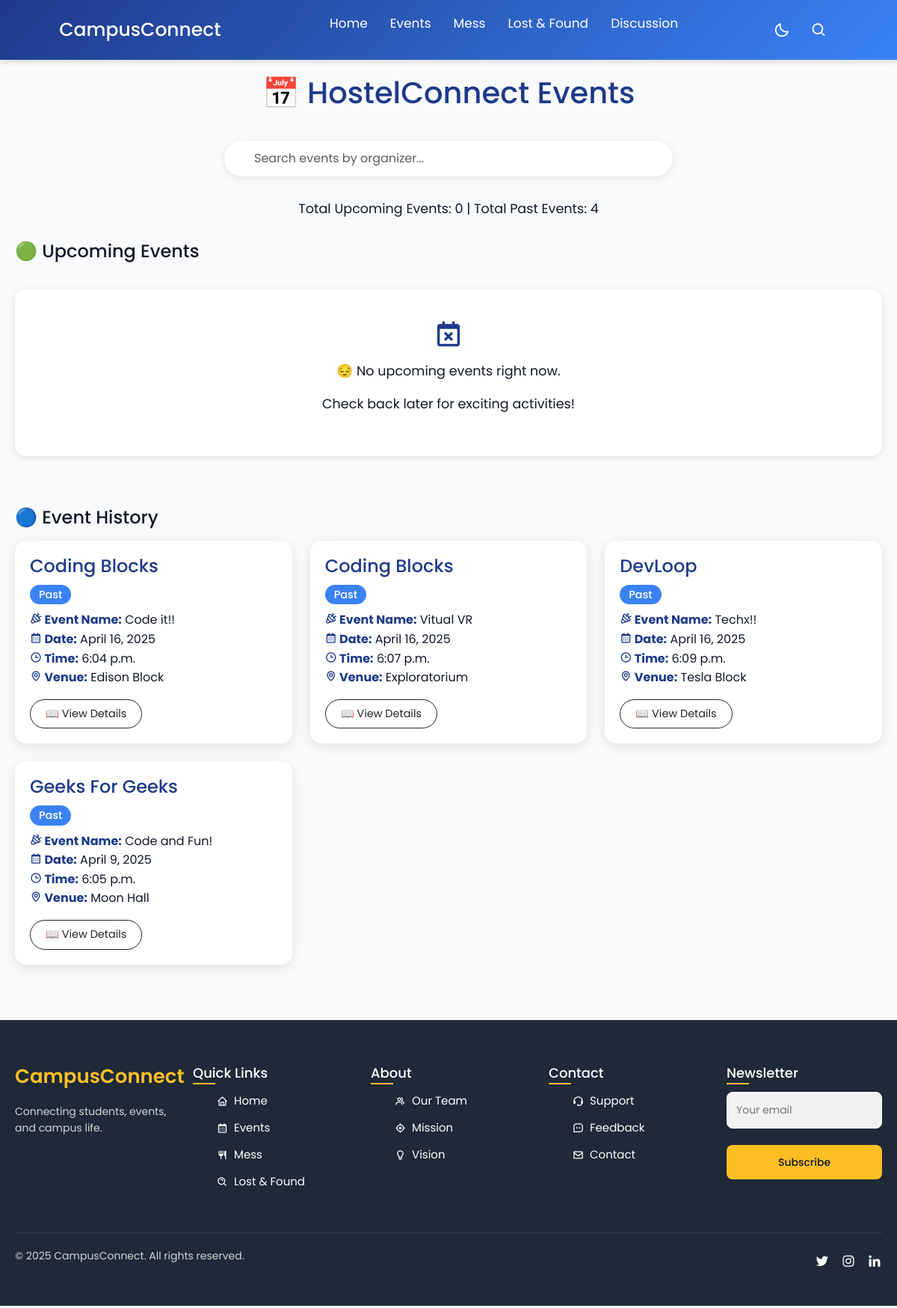
/app2/events/, run on an earlier commit of the app's database.
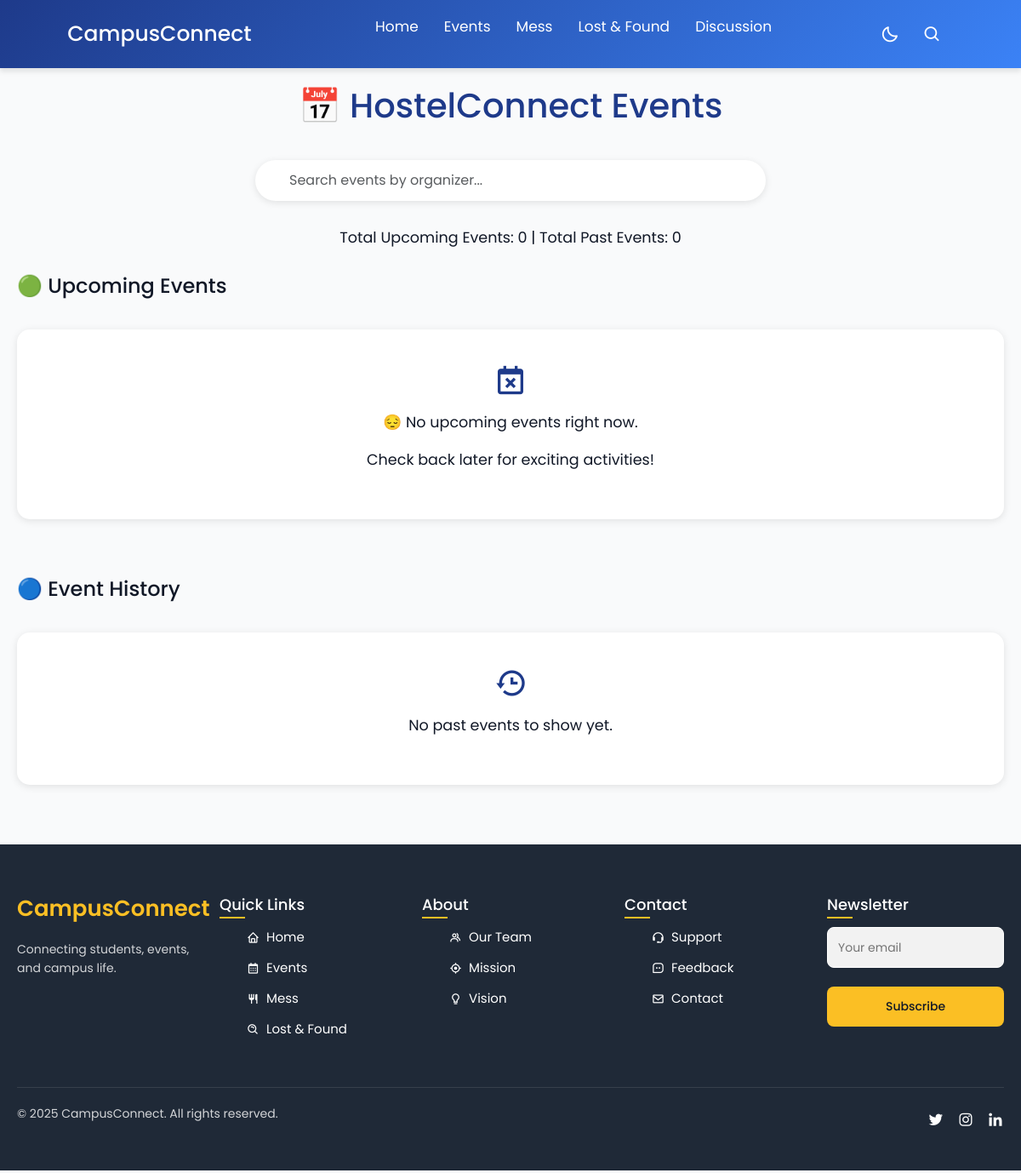
And on a later commit of the database.
### app2/models.py (models this page shows, shortened)
class Form(models.Model):
    name = models.CharField(max_length=255)
    date = models.DateField()
    time = models.TimeField()
    venue = models.CharField(max_length=255)
    description = models.TextField(help_text="Event description", blank=True, null=True)
    organizer = models.CharField(max_length=255)

### app2/views.py (the view)
# urls.py: path('events/', views.events, name='events'),
def events(request):
    today = date.today()
    upcoming_events = Form.objects.filter(date__gte=today).order_by('date')
    past_events = Form.objects.filter(date__lt=today).order_by('-date')
    featured_event = upcoming_events.first()
    context = {
        'featured_event': featured_event,
        'upcoming_events': upcoming_events,
        'past_events': past_events,
    }
    return render(request, 'events.html', context)

### app2/templates/events.html (shortened to what this page needs)
{% extends 'base.html' %}
{% block content %}
<link href="https://cdn.jsdelivr.net/npm/bootstrap@5.3.3/dist/css/bootstrap.min.css" rel="stylesheet">
<div class="events-container fade-in">
  <h2>📅 HostelConnect Events</h2>
  <div class="search-bar">
    <input type="text" class="form-control" id="searchInput" placeholder="Search events by organizer..." onkeyup="searchEvents()">
  </div>
  <div class="count-label">
    Total Upcoming Events: {{ upcoming_events|length }} | Total Past Events: {{ past_events|length }}
  </div>
  <div class="mb-5">
    <h4 class="mb-3">🟢 Upcoming Events</h4>
    <div class="row" id="upcomingEventsContainer">
      {% for event in upcoming_events %}
      <div class="col-md-4 mb-4 event-card search-item fade-in">
        <div class="card h-100">
          <div class="card-body">
            <h5 class="card-title">{{ event.organizer|default:"Organizer Unknown" }}</h5>
            <span class="badge badge-upcoming">Upcoming</span>
            <p class="card-text mt-2">
              <strong><i class='bx bx-party'></i> Event Name:</strong> {{ event.name }}<br>
              <strong><i class='bx bx-calendar'></i> Date:</strong> {{ event.date }}<br>
              <strong><i class='bx bx-time'></i> Time:</strong> {{ event.time }}<br>
              <strong><i class='bx bx-map'></i> Venue:</strong> {{ event.venue }}
            </p>
            <a href="#" class="btn btn-outline-primary" data-bs-toggle="modal" data-bs-target="#detailsModal{{ event.id }}">📖 View Details</a>
          </div>
        </div>
      </div>
      <div class="modal fade" id="detailsModal{{ event.id }}" tabindex="-1" aria-labelledby="detailsModalLabel{{ event.id }}" aria-hidden="true">
        <div class="modal-dialog">
          <div class="modal-content">
            <div class="modal-header">
              <h5 class="modal-title" id="detailsModalLabel{{ event.id }}">{{ event.organizer|default:"Organizer Unknown" }} - Details</h5>
              <button type="button" class="btn-close" data-bs-dismiss="modal" aria-label="Close"></button>
            </div>
            <div class="modal-body">
              <p><strong><i class='bx bx-party'></i> Event Name:</strong> {{ event.name }}</p>
              <p><strong><i class='bx bx-calendar'></i> Date:</strong> {{ event.date }}</p>
              <p><strong><i class='bx bx-time'></i> Time:</strong> {{ event.time }}</p>
              <p><strong><i class='bx bx-map'></i> Venue:</strong> {{ event.venue }}</p>
              <p><strong><i class='bx bx-info-circle'></i> Description:</strong><br>{{ event.description|default:"No description provided." }}</p>
              <p><strong><i class='bx bx-envelope'></i> Contact:</strong> organizer@email.com</p>
              <button class="btn"><i class='bx bx-calendar-plus'></i> Add to Calendar</button>
            </div>
          </div>
        </div>
      </div>
      {% empty %}
      <div class="col-12">
        <div class="empty-state fade-in">
          <i class='bx bx-calendar-x'></i>
          <p>😔 No upcoming events right now.</p>
          <p>Check back later for exciting activities!</p>
        </div>
      </div>
      {% endfor %}
    </div>
  </div>
  <div>
    <h4 class="mb-3">🔵 Event History</h4>
    <div class="row" id="pastEventsContainer">
      {% for event in past_events %}
      <div class="col-md-4 mb-4 event-card search-item fade-in">
        <div class="card h-100">
          <div class="card-body">
            <h5 class="card-title">{{ event.organizer|default:"Organizer Unknown" }}</h5>
            <span class="badge badge-past">Past</span>
            <p class="card-text mt-2">
              <strong><i class='bx bx-party'></i> Event Name:</strong> {{ event.name }}<br>
              <strong><i class='bx bx-calendar'></i> Date:</strong> {{ event.date }}<br>
              <strong><i class='bx bx-time'></i> Time:</strong> {{ event.time }}<br>
              <strong><i class='bx bx-map'></i> Venue:</strong> {{ event.venue }}
            </p>
            <a href="#" class="btn btn-outline-dark" data-bs-toggle="modal" data-bs-target="#detailsModalPast{{ event.id }}">📖 View Details</a>
          </div>
        </div>
      </div>
      {% empty %}
      <div class="col-12">
        <div class="empty-state fade-in">
          <i class='bx bx-history'></i>
          <p>No past events to show yet.</p>
        </div>
      </div>
      {% endfor %}
    </div>
  </div>
</div>
{% endblock %}

### app2/templates/base.html (shortened to what this page needs)
<!DOCTYPE html>
<html lang="en">
<head>
    <link rel="stylesheet" href="style.css">
    <link href='https://unpkg.com/boxicons@2.1.1/css/boxicons.min.css' rel='stylesheet'>
</head>
<body>
    <nav>
        <div class="nav-bar">
          <span class="logo navLogo"><a href="{% url 'app2index' %}">CampusConnect</a></span>
<div class="menu">
                <ul class="nav-links">
                    <li><a href="{% url 'app2index' %}">Home</a></li>
                    <li><a href="{% url 'events' %}">Events</a></li>
                    <li><a href="{% url 'mess' %}">Mess</a></li>
                    <li><a href="{% url 'lost_and_found_dashboard' %}">Lost & Found</a></li>
                    <li><a href="{% url 'discussion_center' %}">Discussion</a></li>
                </ul>
            </div>
            <div class="darkLight-searchBox">
                <div class="dark-light">
                    <i class='bx bx-moon moon'></i>
                </div>
                <div class="searchBox">
                   <div class="searchToggle">
                    <i class='bx bx-search search'></i>
                   </div>
                </div>
            </div>
        </div>
    </nav>
    {% block content %}
    {% endblock %}
  <footer class="gnav-footer">
    <div class="gnav-footer-row">
      <div class="gnav-footer-brand fade-in">
        <h3>CampusConnect</h3>
        <p style="font-size: 14px; opacity: 0.8; margin-top: 10px;">Connecting students, events, and campus life.</p>
      </div>
      <div class="gnav-footer-col fade-in">
        <h4>Quick Links</h4>
        <ul>
          <li><a href="{% url 'app2index' %}"><i class='bx bx-home'></i> Home</a></li>
          <li><a href="{% url 'events' %}"><i class='bx bx-calendar'></i> Events</a></li>
          <li><a href="{% url 'mess' %}"><i class='bx bx-restaurant'></i> Mess</a></li>
          <li><a href="{% url 'lost_and_found_dashboard' %}"><i class='bx bx-search-alt'></i> Lost & Found</a></li>
        </ul>
      </div>
      <div class="gnav-footer-col fade-in">
        <h4>About</h4>
        <ul>
          <li><a href="#"><i class='bx bx-group'></i> Our Team</a></li>
          <li><a href="#"><i class='bx bx-target-lock'></i> Mission</a></li>
          <li><a href="#"><i class='bx bx-bulb'></i> Vision</a></li>
        </ul>
      </div>
      <div class="gnav-footer-col fade-in">
        <h4>Contact</h4>
        <ul>
          <li><a href="#"><i class='bx bx-support'></i> Support</a></li>
          <li><a href="#"><i class='bx bx-message-square-dots'></i> Feedback</a></li>
          <li><a href="#"><i class='bx bx-envelope'></i> Contact</a></li>
        </ul>
      </div>
      <div class="gnav-footer-col fade-in">
        <h4>Newsletter</h4>
        <form>
          <input type="email" placeholder="Your email" style="padding: 12px; width: 100%; border-radius: 8px; border: 1px solid var(--text-light); margin-bottom: 12px; background: var(--search-bar); color: var(--text);">
          <button type="submit" style="padding: 12px 24px; width: 100%; background: var(--accent); border: none; border-radius: 8px; color: var(--text); cursor: pointer; font-weight: 500; transition: background 0.3s ease;">Subscribe</button>
        </form>
      </div>
    </div>
    <div class="gnav-footer-row gnav-footer-bottom fade-in">
      <p>&copy; 2025 CampusConnect. All rights reserved.</p>
      <div class="gnav-footer-social">
        <a href="#"><i class='bx bxl-twitter'></i></a>
        <a href="#"><i class='bx bxl-instagram'></i></a>
        <a href="#"><i class='bx bxl-linkedin'></i></a>
      </div>
    </div>
  </footer>
    </body>
</html>

### dashboard/static/css/style.css (style rules this page uses)
body { font-family: 'Poppins', sans-serif; background-color: #f4f6f9; }

### app2/templates/base.html (style rules this page uses)
* { margin: 0; padding: 0; box-sizing: border-box; font-family: 'Poppins', sans-serif; transition: all 0.4s ease;; }
:root { --primary: #1E3A8A; --secondary: #3B82F6; --background: #F9FAFB; --dark-bg: #1F2937; --text: #111827; --text-light: #FFFFFF; --accent: #FBBF24; --body-color: #E4E9F7; --nav-color: #4070F4; --side-nav: #010718; --text-color: #FFF; --search-bar: #F2F2F2; --search-text: #010718; }
body { margin-top: auto; height: 100vh; background-color: var(--background); color: var(--text); line-height: 1.6; }
nav { position: fixed; top: 0; left: 0; width: 100%; height: 80px; background: linear-gradient(135deg, var(--primary), var(--secondary)); box-shadow: 0 4px 6px rgba(0, 0, 0, 0.1); z-index: 1000; }
nav .nav-bar { position: relative; height: 100%; max-width: 100%; width: 100%; margin: 0 auto; padding: 0 30px; display: flex; align-items: center; justify-content: space-around; }
nav .nav-bar .logo a { font-size: 25px; font-weight: 500; color: var(--text-color); text-decoration: none; }
.nav-bar .nav-links { display: flex; align-items: center; }
.nav-bar .nav-links li { margin: 0 5px; list-style: none; }
.nav-links li a { position: relative; font-size: 17px; font-weight: 400; color: var(--text-color); text-decoration: none; padding: 10px; }
.nav-links li a::before { content: ''; position: absolute; left: 50%; bottom: 0; transform: translateX(-50%); height: 6px; width: 6px; border-radius: 50%; background-color: var(--text-color); opacity: 0; transition: all 0.3s ease; }
.nav-bar .darkLight-searchBox { display: flex; align-items: center; }
.darkLight-searchBox .dark-light, .darkLight-searchBox .searchToggle { height: 40px; width: 40px; display: flex; align-items: center; justify-content: center; margin: 0 5px; }
.dark-light i, .searchToggle i { position: absolute; color: var(--text-color); font-size: 22px; cursor: pointer; transition: all 0.3s ease; }
.searchBox { position: relative; }
.gnav-footer { background: var(--dark-bg); color: var(--text-light); padding: 60px 20px 40px; font-family: 'Poppins', sans-serif; position: relative; overflow: hidden; gap: 20px; }
.gnav-footer-row { max-width: 1200px; margin: 0 auto; display: grid; grid-template-columns: repeat(auto-fit, minmax(200px, 1fr)); gap: 30px; }
.gnav-footer-brand { display: flex; flex-direction: column; justify-content: flex-start; }
.gnav-footer-brand h3 { font-size: 26px; font-weight: 600; margin-bottom: 10px; color: var(--accent); }
.gnav-footer-col h4 { font-size: 18px; font-weight: 500; margin-bottom: 15px; position: relative; color: var(--text-light); }
.gnav-footer-col h4::after { content: ''; position: absolute; bottom: -5px; left: 0; width: 30px; height: 2px; background: var(--accent); }
.gnav-footer-col ul { list-style: none; }
.gnav-footer-col ul li { margin-bottom: 12px; }
.gnav-footer-col ul li a { color: var(--text-light); text-decoration: none; font-size: 15px; display: flex; align-items: center; gap: 8px; transition: color 0.3s ease; }
.gnav-footer-col form { display: flex; flex-direction: column; gap: 10px; }
.gnav-footer-col form input { padding: 12px; width: 100%; border-radius: 8px; border: 1px solid rgba(255, 255, 255, 0.2); background: rgba(255, 255, 255, 0.1); color: var(--text-light); font-size: 14px; outline: none; transition: border-color 0.3s ease; }
.gnav-footer-col form button { padding: 12px 20px; background: var(--accent); border: none; border-radius: 8px; color: var(--text); font-size: 14px; font-weight: 500; cursor: pointer; transition: background 0.3s ease, transform 0.2s ease; }
.gnav-footer-bottom { display: flex; justify-content: space-between; align-items: center; margin-top: 40px; padding-top: 20px; border-top: 1px solid rgba(255, 255, 255, 0.1); flex-wrap: wrap; gap: 20px; }
.gnav-footer-bottom p { font-size: 14px; opacity: 0.8; }
.gnav-footer-social { display: flex; gap: 15px; }
.gnav-footer-social a { color: var(--text-light); font-size: 20px; transition: color 0.3s ease, transform 0.2s ease; }

What changed in the data, as far as the page shows it:
removed Form: organizer "Coding Blocks", name "Code it!!", date "April 16, 2025", time "6:04 p.m.", venue "Edison Block"
removed Form: organizer "Coding Blocks", name "Vitual VR", date "April 16, 2025", time "6:07 p.m.", venue "Exploratorium"
removed Form: organizer "DevLoop", name "Techx!!", date "April 16, 2025", time "6:09 p.m.", venue "Tesla Block"
removed Form: organizer "Geeks For Geeks", name "Code and Fun!", date "April 9, 2025", time "6:05 p.m.", venue "Moon Hall"
Also different on the page:
{{ past_events|length }}: "4" → "0"
text now shown: "No past events to show yet."
